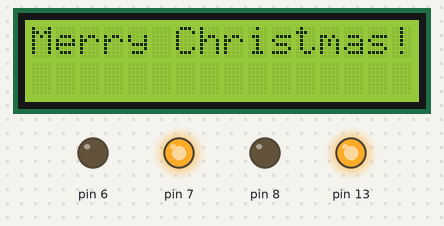
This sketch was run on a simulated Arduino Uno, built with avr-gcc and run on an emulated ATmega328P. On the bench: 16×2 character LCD, output pins drawn as LEDs (lit = HIGH).

Above: at 0.1 s.
At 0.9 s:
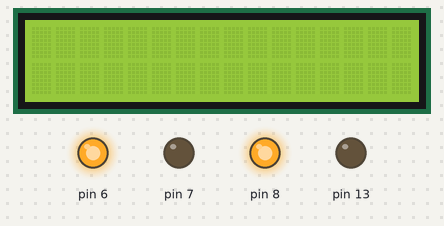
Timing chart, 0 to 130.0 s (numbered marks = the images above):
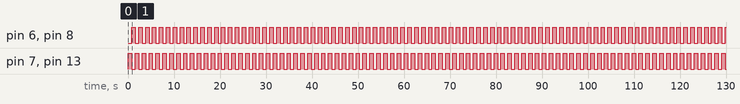

Measured:
- by itself, pin 6–8, pin 13: alternates HIGH for 0.75 s and LOW for 0.75 s

The sketch:

merryChristmas.ino
```cpp
//Merry Christmas!
//From Alex Lim
#include <LiquidCrystal.h>

LiquidCrystal lcd(12, 11, 5, 4, 3, 2);

void setup() {
  pinMode(13, OUTPUT);
  pinMode(8, OUTPUT);
  pinMode(7, OUTPUT);
  pinMode(6, OUTPUT);
  lcd.begin(16, 2);
  lcd.print("Merry Christmas!");
}

// the loop function runs over and over again forever
void loop() {
  lcd.display();
  patternOne();
  delay(750);
  lcd.noDisplay();
  patternTwo();
  delay(750);
}

void patternOne() {
  digitalWrite(13, HIGH);
  digitalWrite(7, HIGH);
  digitalWrite(6, LOW);
  digitalWrite(8, LOW);
}

void patternTwo() {
  digitalWrite(13, LOW);
  digitalWrite(7, LOW);
  digitalWrite(6, HIGH);
  digitalWrite(8, HIGH);
}
```
